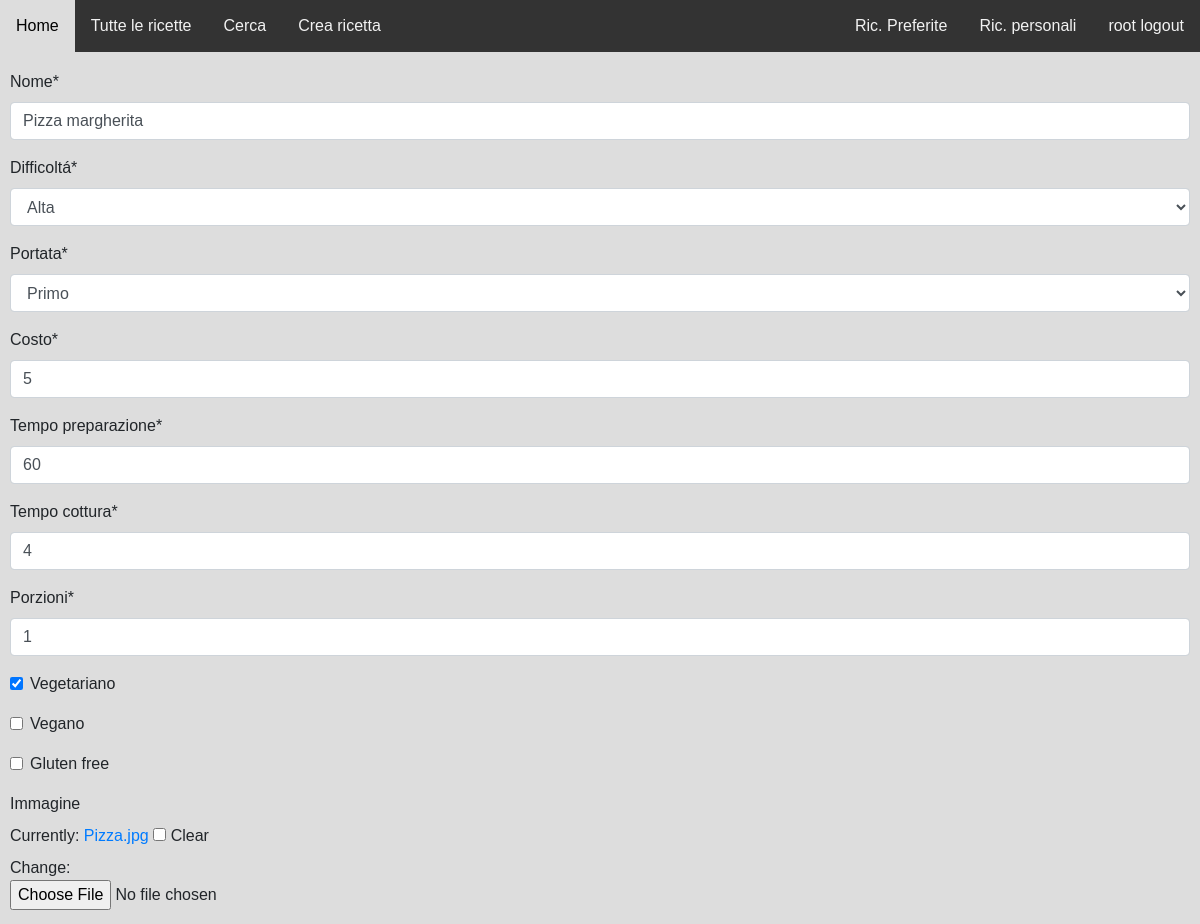
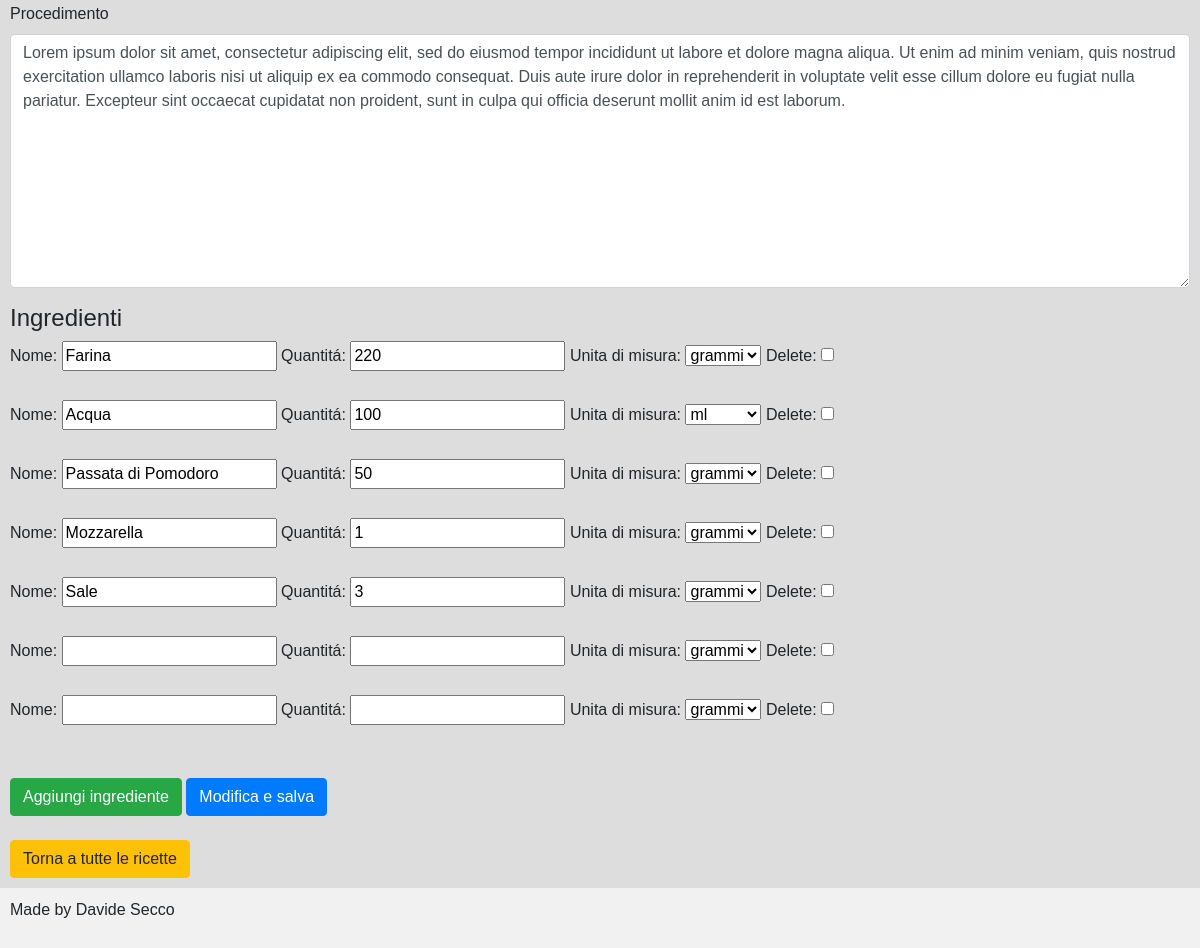
Screenshot of /update_ricetta_avanzato/8/ (signed in) with the database file from the repository (2 pictures, top to bottom).
### gestione/models.py (models this page shows, shortened)
class Ricetta(models.Model):
    nome = models.CharField(max_length=50)
    difficoltá = models.CharField(max_length=50, choices=DIFFICOLTA_CHOICES, default="Bassa")
    portata = models.CharField(max_length=50, choices = PORTATA_CHOICES, default="Primo")
    costo = models.IntegerField(default=0)
    tempo_preparazione = models.IntegerField(default=0)
    tempo_cottura = models.IntegerField(default=0)
    porzioni = models.IntegerField(default=1)
    vegetariano = models.BooleanField(default = False)
    vegano = models.BooleanField(default = False)
    gluten_free = models.BooleanField(default = False)
    immagine = models.ImageField(null=True, blank=True)
    procedimento = models.TextField(null=True, blank=True)
    utente = models.ForeignKey(User, on_delete=models.CASCADE, blank=True, null=True, default=None)
    class Meta:
        verbose_name_plural = "Ricette"

### gestione/views.py (the view, shortened to what this page needs)
# urls.py: path("update_ricetta_avanzato/<pk>/", views.ricetta_update_view, name="updatericettaavanzato"),
@login_required
def ricetta_update_view(request, pk=None):
    try:
        ricetta = Ricetta.objects.get(id=pk, utente = request.user)
    except Ricetta.DoesNotExist:
        return render(request, "gestione/pagina_di_errore.html")
    form = RicettaForm(request.POST or None, request.FILES  or None, instance=ricetta)
    IngredientFormSet = inlineformset_factory(Ricetta, Ingredient, fields=("nome", "quantitá", "unita_di_misura" ),
                        extra=1, can_delete=True, can_delete_extra=True, validate_max=0)
    if request.method == "GET":
        formset = IngredientFormSet(instance=ricetta)
        context = {
            "form": form,
            "object": ricetta,
            'formset': formset
        }
        print("Ho eseguito il metodo get")
        return render(request, "gestione/create_update_ricetta_avanzato.html", context)

### gestione/forms.py
class RicettaForm(forms.ModelForm):
    description_create = "Create a new Ricetta!"
    description_update = "Update a Ricetta!"
    class Meta:
        model = Ricetta
        exclude = ["utente",]

### gestione/templates/gestione/create_update_ricetta_avanzato.html (shortened to what this page needs)
{% extends "base.html" %}
{% load crispy_forms_tags %}
{% block content %}
    <form method="POST" enctype = "multipart/form-data"> {% csrf_token %}
        {{form|crispy}}
        <h4> Ingredienti </h4>
        {% for form in formset %}
            {{ form.as_table }} <br> <br>
        {% endfor %}
        <br>
        <input type="submit" class="btn btn-success" name="aggiungi_ingrediente" value="Aggiungi ingrediente">
        <input type="submit" class="btn btn-primary" name="save" value="Modifica e salva">
    </form>
    <br>
    <a href="{% url 'listaricette' %}">
        <input type="submit" class="btn btn-warning" name="back" value="Torna a tutte le ricette">
    </a>
{% endblock %}

### templates/base.html (shortened to what this page needs)
<!DOCTYPE html>
<html lang="en">
{% block head %}
<head>
    {% load static %}
    <link rel="stylesheet" href="https://cdn.jsdelivr.net/npm/bootstrap@4.6.2/dist/css/bootstrap.min.css"
>
    <link rel="stylesheet" type="text/css" href='{% static "/css/style.css" %}'>
    <link rel="stylesheet" href="https://cdnjs.cloudflare.com/ajax/libs/font-awesome/4.7.0/css/font-awesome.min.css">
</head>
{% endblock %}
<body>
<div class="topnav">
  <a class=myclass2 href="{% url 'homepage' %}">Home</a>
  <a class=myclass2 href="{% url 'listaricette' %}">Tutte le ricette</a>
  <a class=myclass2 href="{% url 'search' %}">Cerca</a>
  <a class=myclass2 href="{% url 'crearicettaavanzato' %}">Crea ricetta </a>
  {% if user.is_authenticated %}
    <a class=myclass href="{% url 'logout' %}"> {{user.username }} logout </a>
    <a class=myclass href="{% url 'listaricetteprivate' %}"> Ric. personali </a>
    <a class=myclass href="{% url 'listaricettepreferite' %}"> Ric. Preferite </a>
  {% else %}
    <a class=myclass href="{% url 'login' %}"> Login </a>
    <a class=myclass href="{% url 'register' %}"> Registrati </a>
  {% endif %}
</div>
<div class=content>
  {% block content %} {% endblock %}
</div>
<div class="footer">
  <p>Made by Davide Secco </p>
</div>
</body>
</html>

### static/css/style.css (style rules this page uses)
* { box-sizing: border-box; font-family: Arial, Helvetica, sans-serif; }
body { font-family: Arial, Helvetica, sans-serif; }
.topnav { overflow: hidden; background-color: #333; }
.myclass { float: right; }
.myclass2 { float: left; }
.topnav a { display: block; color: #f2f2f2; text-align: center; padding: 14px 16px; text-decoration: none; }
.content { background-color: #ddd; padding: 10px; }
.footer { background-color: #f1f1f1; padding: 10px; }

### rows the page displays
Ricetta: nome "Pizza margherita", difficoltá "Alta", portata "Primo", costo "5", tempo_preparazione "60", tempo_cottura "4", porzioni "1", vegetariano "☑", procedimento "Lorem ipsum dolor sit amet, consectetur adipiscing elit, sed do eiusmod tempor incididunt ut labore et dolore magna aliqua. Ut enim ad minim veniam, quis nostrud exercitation ullamco laboris nisi ut aliquip ex ea commodo consequat. Duis aute irure dolor in reprehenderit in voluptate velit esse cillum dolore eu fugiat nulla pariatur. Excepteur sint occaecat cupidatat non proident, sunt in culpa qui officia deserunt mollit anim id est laborum."

### other values shown
{{ user.username }} "root"
